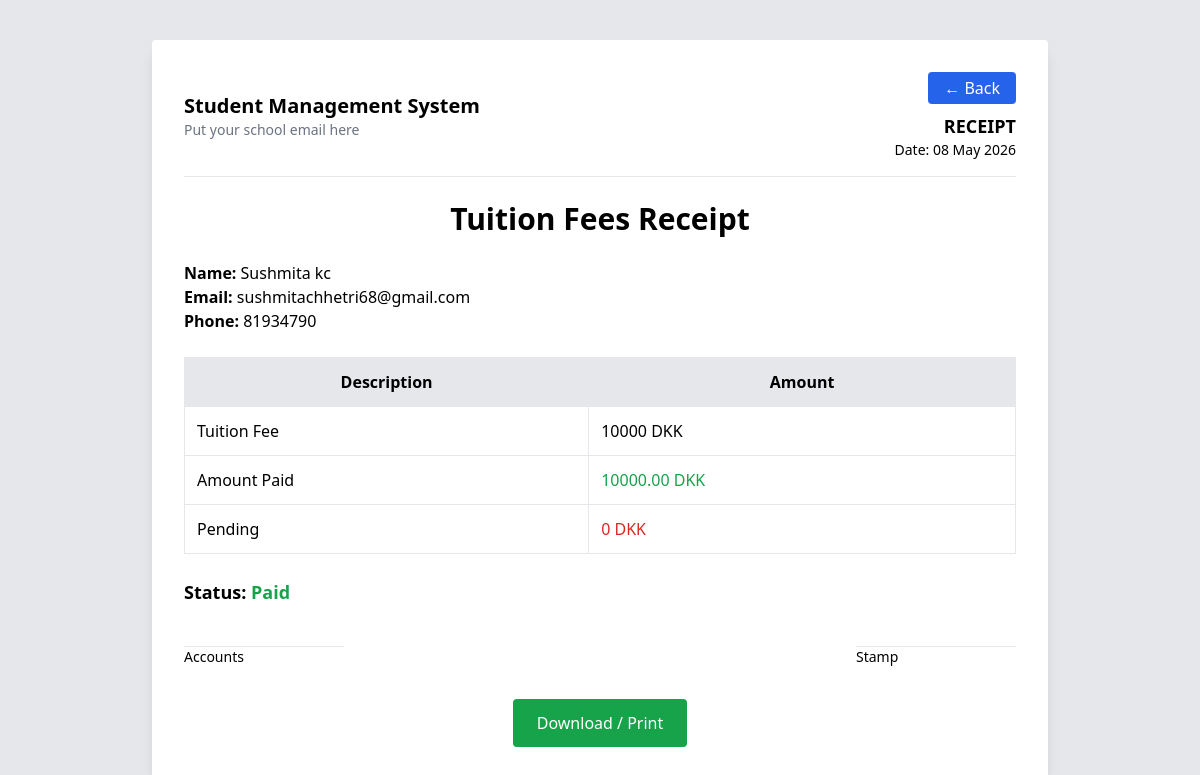
The page /fee_receipt.php?id=1 on the database its author committed.
### tables this page shows
CREATE TABLE `students` (
  `student_id` int(11) NOT NULL,
  `first_name` varchar(50) DEFAULT NULL,
  `last_name` varchar(50) DEFAULT NULL,
  `email` varchar(100) DEFAULT NULL,
  `phone` varchar(20) DEFAULT NULL
);

### fee_receipt.php (the view, shortened to what this page needs)
<?php
include("database.php");
$id = intval($_GET['id']);
$query = "
SELECT
students.first_name,
students.last_name,
students.email,
students.phone,
IFNULL(SUM(fees.amount),0) as paid
FROM students
LEFT JOIN fees ON students.student_id = fees.student_id
WHERE students.student_id = '$id'
";
$result = mysqli_query($conn,$query);
$row = mysqli_fetch_assoc($result);
$total_fee = 10000;
$paid = $row['paid'];
$pending = $total_fee - $paid;
?>
<!DOCTYPE html>
<html>
<head>
<script src="https://cdn.tailwindcss.com"></script>
</head>
<body class="bg-gray-200 p-10">
<div class="max-w-4xl mx-auto bg-white p-8 shadow-lg rounded">
<div class="flex justify-between items-center border-b pb-4 mb-6">
<div>
<h2 class="text-xl font-bold">Student Management System</h2>
<p class="text-sm text-gray-500">Put your school email here</p>
</div>
<div class="text-right">
<a href="fee_receipts.php"
class="no-print inline-block mb-2 bg-blue-600 text-white px-4 py-1 rounded hover:bg-blue-700">
← Back
</a>
<p class="font-bold text-lg">RECEIPT</p>
<p class="text-sm">Date: <?php echo date("d M Y"); ?></p>
</div>
</div>
<h1 class="text-3xl font-bold text-center mb-6">
Tuition Fees Receipt
</h1>
<div class="mb-6">
<p><strong>Name:</strong> <?php echo $row['first_name']." ".$row['last_name']; ?></p>
<p><strong>Email:</strong> <?php echo $row['email']; ?></p>
<p><strong>Phone:</strong> <?php echo $row['phone']; ?></p>
</div>
<table class="w-full border mb-6">
<tr class="bg-gray-200">
<th class="p-3 border">Description</th>
<th class="p-3 border">Amount</th>
</tr>
<tr>
<td class="p-3 border">Tuition Fee</td>
<td class="p-3 border"><?php echo $total_fee; ?> DKK</td>
</tr>
<tr>
<td class="p-3 border">Amount Paid</td>
<td class="p-3 border text-green-600"><?php echo $paid; ?> DKK</td>
</tr>
<tr>
<td class="p-3 border">Pending</td>
<td class="p-3 border text-red-600"><?php echo $pending; ?> DKK</td>
</tr>
</table>
<p class="font-bold text-lg">
Status:
<?php
echo ($pending <= 0)
? "<span class='text-green-600'>Paid</span>"
: "<span class='text-red-600'>Pending</span>";
?>
</p>
<div class="flex justify-between mt-10">
<div>
<hr class="w-40">
<p class="text-sm">Accounts</p>
</div>
<div>
<hr class="w-40">
<p class="text-sm">Stamp</p>
</div>
</div>
<div class="text-center mt-8 no-print">
<button onclick="window.print()"
class="bg-green-600 text-white px-6 py-3 rounded hover:bg-green-700">
Download / Print
</button>
</div>
</div>
</body>
</html>

### rows shown on the page
students: first_name "Sushmita", last_name "kc", email "sushmitachhetri68@gmail.com", phone "81934790"

### other values the page prints
$total_fee "10000"
$paid "10000.00"
$pending "0"
